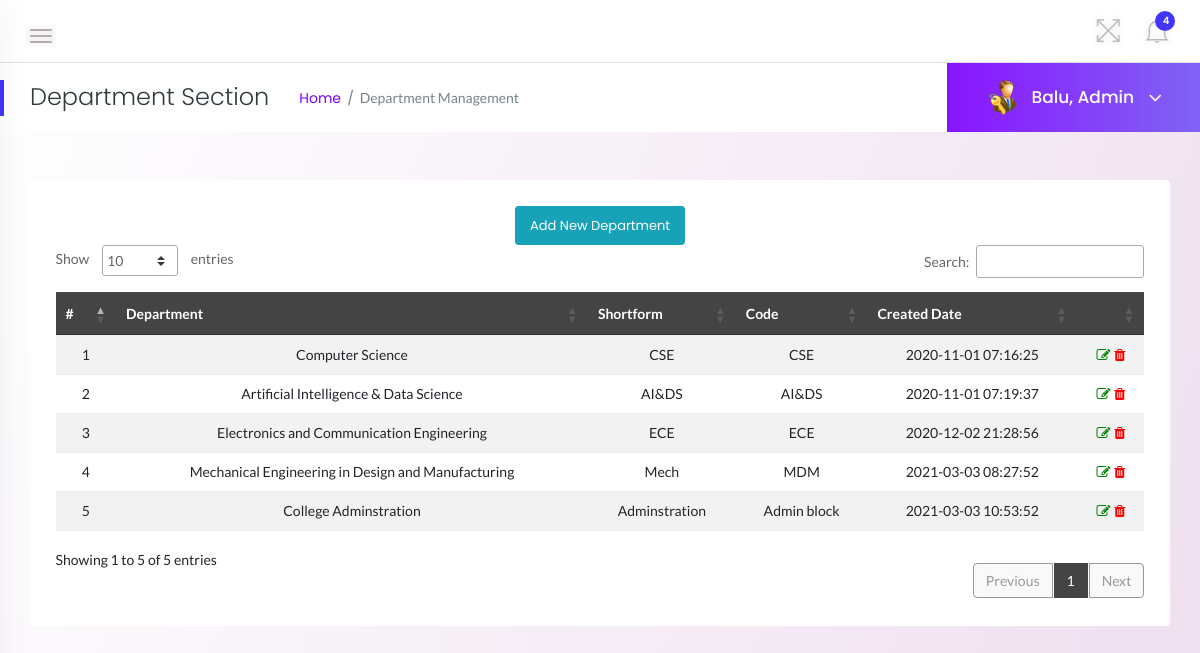
The page /admin/department.php (signed in) on the database its author committed.
### tables this page shows
CREATE TABLE `tbldepartments` (
  `id` int(11) NOT NULL,
  `DepartmentName` varchar(150) DEFAULT NULL,
  `DepartmentShortName` varchar(100) NOT NULL,
  `DepartmentCode` varchar(50) DEFAULT NULL,
  `CreationDate` timestamp NULL DEFAULT current_timestamp()
);

### admin/department.php (the view, shortened to what this page needs)
<?php
    include('../includes/dbconn.php');
    if(strlen($_SESSION['alogin'])==0){
    header('location:index.php');
    } else {
?>
<!doctype html>
<html class="no-js" lang="en">
<head>
    <link rel="stylesheet" href="../assets/css/bootstrap.min.css">
    <link rel="stylesheet" href="../assets/css/font-awesome.min.css">
    <link rel="stylesheet" href="../assets/css/themify-icons.css">
    <link rel="stylesheet" href="../assets/css/metisMenu.css">
    <link rel="stylesheet" href="../assets/css/owl.carousel.min.css">
    <link rel="stylesheet" href="../assets/css/slicknav.min.css">
    <link rel="stylesheet" href="https://www.amcharts.com/lib/3/plugins/export/export.css" type="text/css" media="all" />
    <link rel="stylesheet" type="text/css" href="https://cdn.datatables.net/1.10.19/css/jquery.dataTables.css">
    <link rel="stylesheet" type="text/css" href="https://cdn.datatables.net/1.10.18/css/dataTables.bootstrap4.min.css">
    <link rel="stylesheet" type="text/css" href="https://cdn.datatables.net/responsive/2.2.3/css/responsive.bootstrap.min.css">
    <link rel="stylesheet" type="text/css" href="https://cdn.datatables.net/responsive/2.2.3/css/responsive.jqueryui.min.css">
    <link rel="stylesheet" href="../assets/css/typography.css">
    <link rel="stylesheet" href="../assets/css/default-css.css">
    <link rel="stylesheet" href="../assets/css/styles.css">
    <link rel="stylesheet" href="../assets/css/responsive.css">
</head>
<body class="bg-light">
            <section style="background: linear-gradient(112.84deg, #FFFFFF 0.63%, #EEDFEF 100%)">
    <div class="page-container">
            <div class="header-area">
                <div class="row align-items-center">
                    <div class="col-md-6 col-sm-8 clearfix">
                        <div class="nav-btn pull-left">
                            <span></span>
                            <span></span>
                            <span></span>
                        </div>
                    </div>
                    <div class="col-md-6 col-sm-4 clearfix">
                        <ul class="notification-area pull-right">
                            <li id="full-view"><i class="ti-fullscreen"></i></li>
                            <?php include '../includes/admin-notification.php'?>
                        </ul>
                    </div>
                </div>
            </div>
            <div class="page-title-area">
                <div class="row align-items-center">
                    <div class="col-sm-6">
                        <div class="breadcrumbs-area clearfix">
                            <h4 class="page-title pull-left">Department Section</h4>
                            <ul class="breadcrumbs pull-left">
                                <li><a href="dashboard.php">Home</a></li>
                                <li><span>Department Management</span></li>
                            </ul>
                        </div>
                    </div>
                    <?php
                                    $id=$_SESSION['alogin'];
                                    $sql = "SELECT UserName from  admin where UserName='$id'";
                                    $query = $dbh -> prepare($sql);
                                    $query->execute();
                                    $results=$query->fetch(PDO::FETCH_OBJ);
                                    $name=$results->UserName;
                                    ?>
                    <div class="col-sm-6 clearfix">
                        <div class="user-profile pull-right">
                            <img class="avatar user-thumb" src="../assets/images/admin.png" alt="avatar">
                            <h4 class="user-name dropdown-toggle" data-toggle="dropdown"><?php echo "$name";?>, Admin <i class="fa fa-angle-down"></i></h4>
                        </div>
                    </div>
                </div>
            </div>
            <div class="main-content-inner">
                <div class="row">
                    <div class="col-12 mt-5">
                        <div class="card">
                            <div class="card-body">
                                <div class="data-tables datatable-dark">
                                <center><a href="add-department.php" class="btn btn-sm btn-info">Add New Department</a></center>
                                    <table id="dataTable3" class="table table-hover table-striped text-center">
                                        <thead class="text-capitalize">
                                            <tr>
                                                <th>#</th>
                                                <th>Department</th>
                                                <th>Shortform</th>
                                                <th>Code</th>
                                                <th>Created Date</th>
                                                <th></th>
                                            </tr>
                                        </thead>
                                        <tbody>
                                    <?php $sql = "SELECT * from tbldepartments";
                                    $query = $dbh -> prepare($sql);
                                    $query->execute();
                                    $results=$query->fetchAll(PDO::FETCH_OBJ);
                                    $cnt=1;
                                    if($query->rowCount() > 0)
                                    {
                                    foreach($results as $result)
                                    {               ?>
                                        <tr>
                                            <td> <?php echo htmlentities($cnt);?></td>
                                            <td><?php echo htmlentities($result->DepartmentName);?></td>
                                            <td><?php echo htmlentities($result->DepartmentShortName);?></td>
                                            <td><?php echo htmlentities($result->DepartmentCode);?></td>
                                            <td><?php echo htmlentities($result->CreationDate);?></td>
                                            <td><a href="edit-department.php?deptid=<?php echo htmlentities($result->id);?>"><i class="fa fa-edit" style="color:green"></i></a><a href="department.php?del=<?php echo htmlentities($result->id);?>" onclick="return confirm('Do you want to delete');"> <i class="fa fa-trash" style="color:red"></i></a></td>
                                        </tr>
                                         <?php $cnt++;} }?>
                                    </tbody>
                                    </table>
                                </div>
                            </div>
                        </div>
                    </div>
                </div>
                </div>
            </div>
</body>
</html>
<?php } ?>

### includes/admin-notification.php (shortened to what this page needs)
<link rel="stylesheet" href="../assets/css/styles.css">
<?php
    include 'dbconn.php';
    $isread=0;
    $sql = "SELECT id from requests where IsRead=:isread";
    $query = $dbh -> prepare($sql);
    $query->bindParam(':isread',$isread,PDO::PARAM_STR);
    $query->execute();
    $unreadcount=$query->rowCount();
?>
    <li class="dropdown">
        <i class="ti-bell dropdown-toggle" data-toggle="dropdown">
            <span><?php echo htmlentities($unreadcount);?></span>
            </i>
     </li>

### assets/css/styles.css (style rules this page uses)
.page-container { width: 100%; height: 100%; min-height: 100vh; padding-left: 280px; -webkit-transition: padding-left 0.3s ease 0s; transition: padding-left 0.3s ease 0s; }
.sbar_collapsed.page-container { padding-left: 0; }
.card { border: none; border-radius: 4px; background-color: #fff; -webkit-transition: all 0.3s ease 0s; transition: all 0.3s ease 0s; }
.card-body { padding: 25.6px; padding: 1.6rem; }
.main-content-inner { padding: 0 30px 50px; }
.header-area { padding: 15px 30px; background: #fff; border-bottom: 1px solid #d8e3e7; }
.nav-btn { margin: 10px 30px 0 0; cursor: pointer; }
.nav-btn span { display: block; width: 22px; height: 2px; background: #b3aaaa; margin: 4px 0; border-radius: 15px; -webkit-transition: all 0.3s ease 0s; transition: all 0.3s ease 0s; box-shadow: 0 0 0 4px rgba(99, 96, 96, 0.03); }
.nav-btn span:nth-child(2) { opacity: 0; }
.nav-btn span:first-child { -webkit-transform: rotate(45deg) translate(5px, 5px); transform: rotate(45deg) translate(5px, 5px); }
.nav-btn span:last-child { -webkit-transform: rotate(-45deg) translate(3px, -3px); transform: rotate(-45deg) translate(3px, -3px); }
.sbar_collapsed .nav-btn span { transform: none; opacity: 1; }
.notification-area { -webkit-user-select: none; -moz-user-select: none; -ms-user-select: none; user-select: none; position: relative; z-index: 1; }
.notification-area li { display: inline-block; margin-left: 20px; cursor: pointer; -webkit-user-select: none; -moz-user-select: none; -ms-user-select: none; user-select: none; }
.notification-area li > i { font-size: 26px; color: #bdbcbc; vertical-align: middle; text-shadow: 0 0 8px rgba(0, 0, 0, 0.12); -webkit-transition: color 0.3s ease 0s; transition: color 0.3s ease 0s; }
.notification-area li i > span { position: absolute; right: -5px; top: -7px; font-family: "Poppins", sans-serif; font-size: 10px; font-weight: 600; color: #fff; background: var(--primary-color); height: 20px; width: 20px; border-radius: 50%; text-align: center; line-height: 20px; padding-left: 2px; }
.notification-area li#full-view { display: inline-block; }
.page-title-area { padding: 0 30px; background: #fff; position: relative; }
.page-title-area:before { content: ""; position: absolute; left: 0; top: 50%; width: 4px; height: 36px; background: var(--primary-color); -webkit-transform: translateY(-50%); transform: translateY(-50%); }
.page-title { font-size: 24px; font-weight: 300; color: #313b3d; letter-spacing: 0; margin-right: 30px; }
ul.breadcrumbs { margin-top: 4px; }
.breadcrumbs li { display: inline-block; }
.breadcrumbs li a, .breadcrumbs li span { display: block; font-size: 14px; font-weight: 400; color: #7801ff; letter-spacing: 0; margin-right: 16px; position: relative; }
.breadcrumbs li a:before { content: "/"; color: #768387; position: absolute; right: -13px; top: 0; }
.breadcrumbs li span { margin-right: 0; color: #768387; text-transform: capitalize; }
.user-profile { margin-right: -30px; display: -webkit-box; display: -ms-flexbox; display: flex; -webkit-box-align: center; -ms-flex-align: center; align-items: center; -ms-flex-wrap: wrap; flex-wrap: wrap; background: -webkit-linear-gradient(left, #8914fe 0%, #8063f5 100%); background: linear-gradient(to right, #8914fe 0%, #8063f5 100%); padding: 17px 38px; position: relative; }
.user-profile img.avatar { height: 35px; width: 35px; border-radius: 50%; margin-right: 12px; }
.user-name { font-size: 17px; font-weight: 500; color: #fff; letter-spacing: 0; cursor: pointer; -webkit-user-select: none; -moz-user-select: none; -ms-user-select: none; user-select: none; }
.user-name i { margin-left: 10px; font-size: 21px; vertical-align: middle; position: relative; }
.notification-area .dropdown-toggle, .user-name.dropdown-toggle { position: relative; }
.notification-area .dropdown-toggle:after, .user-name.dropdown-toggle:after { display: none; }
.btn { padding: 11px 17px; font-size: 13px; letter-spacing: 0; }
.btn-sm { padding: 9px 14px; }
table tr th { border-bottom: none; }
table tr th, table tr td { border-top: 1px solid rgba(120, 130, 140, 0.13) !important; }
table.dataTable.no-footer { border-bottom: 1px solid rgba(120, 130, 140, 0.13) !important; }
table.dataTable thead th, table.dataTable thead td { border-bottom-color: transparent; }
.datatable-dark thead { background: #444; color: #fff; }

### rows shown on the page
tbldepartments: DepartmentName "Computer Science", DepartmentShortName "CSE", DepartmentCode "CSE", CreationDate "2020-11-01 07:16:25"
tbldepartments: DepartmentName "Artificial Intelligence & Data Science", DepartmentShortName "AI&DS", DepartmentCode "AI&DS", CreationDate "2020-11-01 07:19:37"
tbldepartments: DepartmentName "Electronics and Communication Engineering", DepartmentShortName "ECE", DepartmentCode "ECE", CreationDate "2020-12-02 21:28:56"
tbldepartments: DepartmentName "Mechanical Engineering in Design and Manufacturing", DepartmentShortName "Mech", DepartmentCode "MDM", CreationDate "2021-03-03 08:27:52"
tbldepartments: DepartmentName "College Adminstration", DepartmentShortName "Adminstration", DepartmentCode "Admin block", CreationDate "2021-03-03 10:53:52"

### other values the page prints
$unreadcount "4"
$name "Balu"
